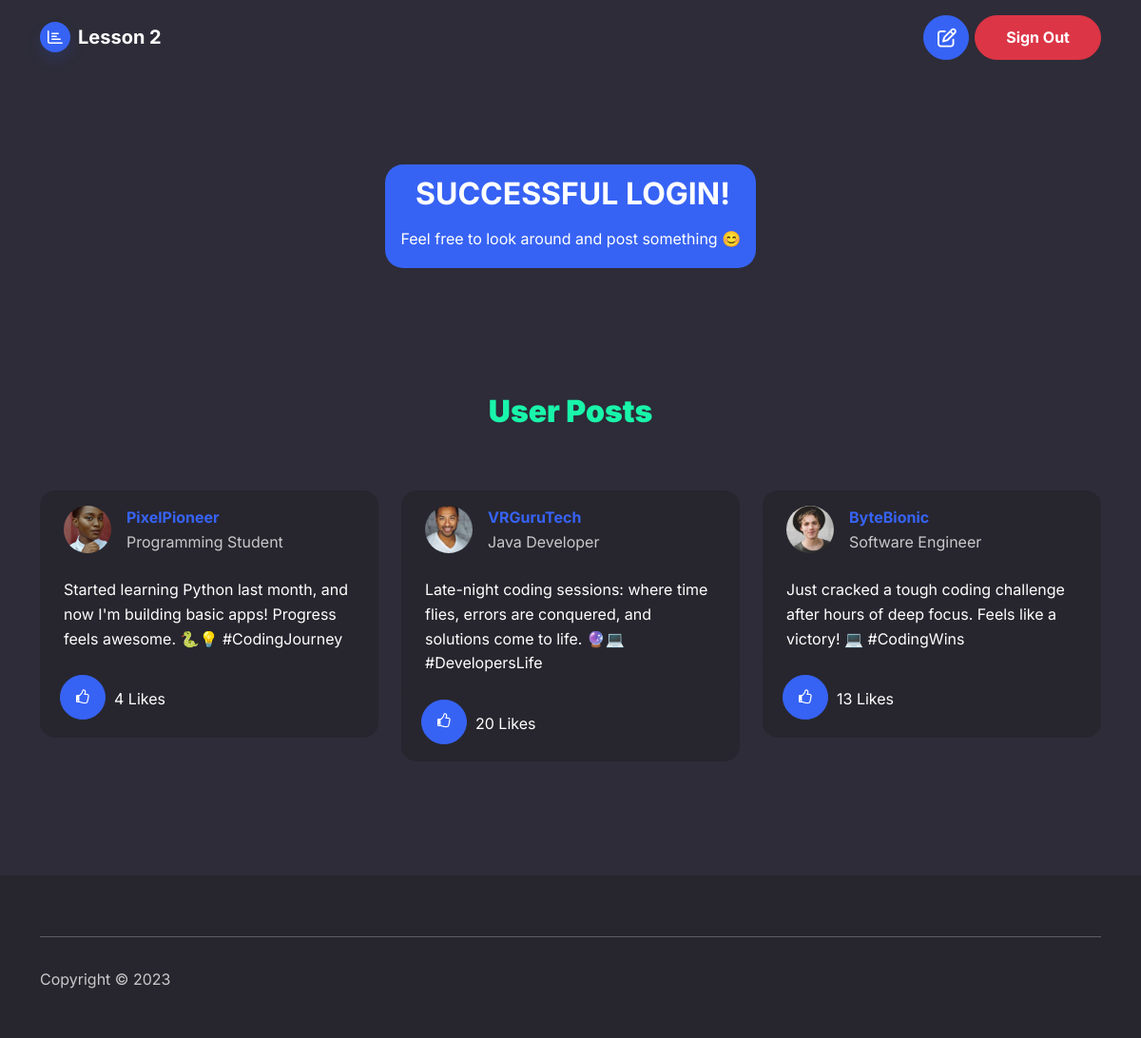
Screenshot of / (signed in) with the database file from the repository.
### tables this page shows
CREATE TABLE "Posts" (
	"PID"	INTEGER NOT NULL UNIQUE,
	"USID"	INTEGER NOT NULL,
	"PostContent"	BLOB NOT NULL,
	"PostDate"	TEXT NOT NULL,
	"Likes"	TEXT NOT NULL DEFAULT 0,
	PRIMARY KEY("PID" AUTOINCREMENT)
);

### app.py (the view)
@app.route("/", methods=['GET','POST'])
def index():
    if 'username' in session:
        posts = populatePosts()
        return render_template("index.html", posts = posts)
    else:
        return redirect(url_for('userLogin'))

### templates/index.html (shortened to what this page needs)
<!DOCTYPE html>
<html data-bs-theme="light" lang="en">
<head>
    <link rel="stylesheet" type="text/css" href="{{ url_for('static', filename='bootstrap.min.css')}}">
    <link rel="stylesheet" href="https://maxcdn.bootstrapcdn.com/font-awesome/4.4.0/css/font-awesome.min.css">
</head>
<body>
    <nav class="navbar navbar-expand-md sticky-top py-3 navbar-dark" id="mainNav">
        <div class="container"><a class="navbar-brand d-flex align-items-center" href="/"><span class="bs-icon-sm bs-icon-circle bs-icon-primary shadow d-flex justify-content-center align-items-center me-2 bs-icon">
                    </span><span>Lesson 2</span></a>
            <div class="collapse navbar-collapse" id="navcol-1">
                <button class="btn btn-primary" type="button" style="margin-right: 6px;padding-right: 12px;padding-left: 12px;" data-bs-target="#modal-1" data-bs-toggle="modal"></button><a class="btn btn-danger" role="button" href="/Signout">Sign Out</a>
            </div>
        </div>
    </nav>
    <section class="py-4 py-xl-5" style="margin-top: 45px;margin-bottom: -21px;">
        <div class="container h-100">
            <div class="row h-100" style="margin-right: -25px;margin-left: -25px;">
                <div class="col-md-10 col-xl-8 text-center d-flex d-sm-flex d-md-flex justify-content-center align-items-center mx-auto justify-content-md-start align-items-md-center justify-content-xl-center">
                    <div style="background: var(--bs-blue);width: 390.8px;height: 109px;margin-top: 0px;padding-top: 12px;border-radius: 19px;padding-left: 5px;">
                        <h2 class="text-uppercase fw-bold mb-3">successful login!</h2>
                        <p class="mb-4">Feel free to look around and post something&nbsp;<span style="color: rgb(224, 224, 224); background-color: transparent;">😊</span>&nbsp;</p>
                    </div>
                </div>
            </div>
        </div>
    </section>
    <section class="py-5 mt-5">
        <div class="container py-5" style="margin-top: -39px;">
            <div class="row mb-5">
                <div class="col-md-8 col-xl-6 text-center mx-auto">
                    <h2 class="fw-bold" style="color: rgb(25,245,170);"><strong>User Posts</strong></h2>
                </div>
            </div>
            <div class="row row-cols-1 row-cols-sm-2 row-cols-lg-3 d-sm-flex justify-content-sm-center">
                {{ posts }}
            </div>
        </div>
    </section>
    <footer class="bg-dark">
        <div class="container py-4 py-lg-5">
            <hr>
            <div class="text-muted d-flex justify-content-between align-items-center pt-3">
                <p class="mb-0">Copyright © 2023</p>
            </div>
        </div>
    </footer>
</body>
</html>

### rows the page displays
Posts: PostContent (picture), PostContent "PixelPioneer Programming Student Started learning Python last month, and now I'm building basic apps! Progress feels awesome. 🐍💡 #CodingJourney 4 Likes VRGuruTech Java Developer Late-night coding sessions: where time flies, errors are conquered, and solutions come to life. 🔮💻 #DevelopersLife 20 Likes ByteBionic Software Engineer Just cracked a tough coding challenge after hours of deep focus. Feels like a victory! 💻 #CodingWins 13 Likes"
